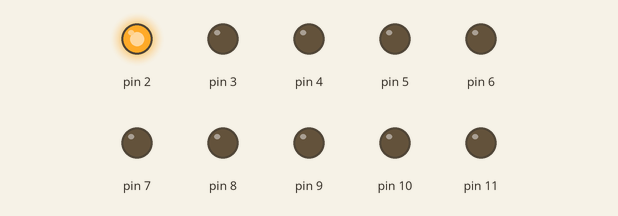
This sketch was run on a simulated Arduino Uno, built with avr-gcc and run on an emulated ATmega328P. Parts: output pins drawn as LEDs (lit = HIGH).

Above: at 0.05 s.
At 0.75 s:
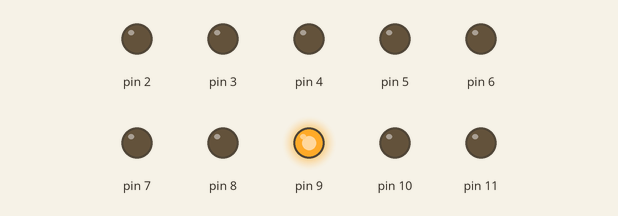
At 1.55 s:
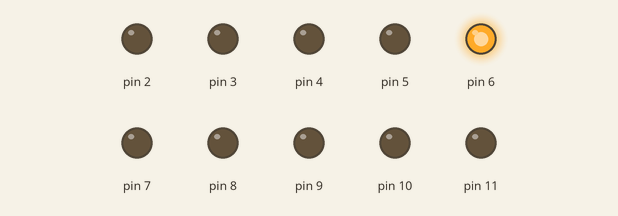
At 2.25 s:
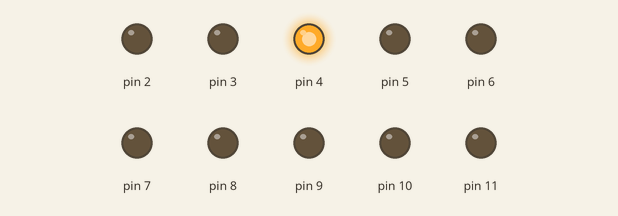
At 3.0 s:
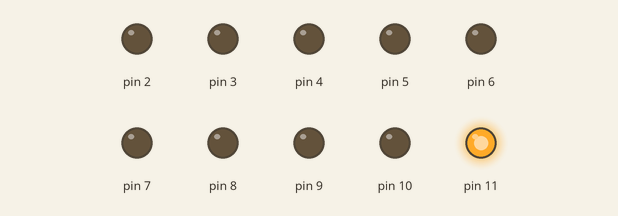
At 4.55 s:
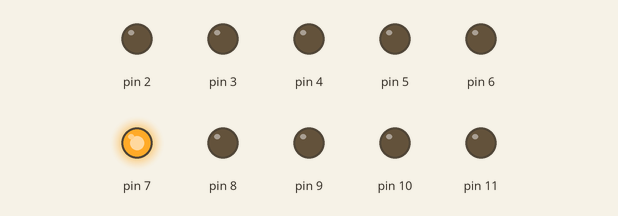
Timing chart, 0 to 4.8 s (numbered marks = the images above):
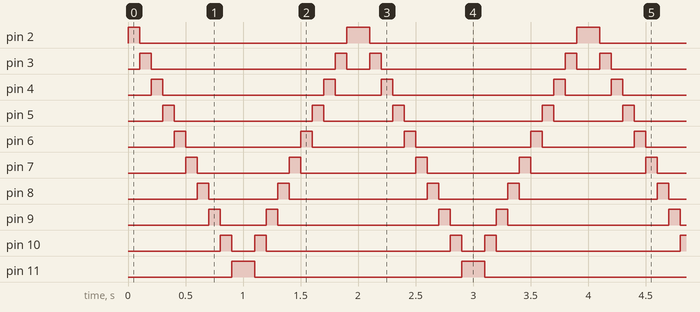

The sketch:

auto_fantastico.ino
```cpp
/*
  Codigo modificado por 3D ROOM el dia 19 de Mayo del año 2023
  -------------------------------------------------------------------------------------------------------------------------
  En este programa en arduino enviaremos señales con valores logicos altos y bajos para encerder varios leds
  por medio de los pines del 2 al 11, utilizando el bucle for
  para poder compilar el codigo es necesario que tengamos nuestro arduino conectado a la computadora
  -------------------------------------------------------------------------------------------------------------------------
  Puedes seguirme en mi cuenta de tiktok https://www.tiktok.com/@3droomflt donde podras encontrar más contenido relacionado
  con arduino y proyectos de robotica.
*/
int tiempo = 100;                      //Le decimos que la variable tiempo tenga un valor de 100ms que vendria siendo la velocidad
int pin;                                //Declaramos una variable tipo entero con el nombre pin para los pines 2 al 11

void setup()
{
  for( pin = 2; pin <= 11; pin++)       //Colocamos el bucle for del pin 2 al pin 11 y lo incremente de uno en uno
  {

    pinMode(pin, OUTPUT);                //Le decimos al arduino que la variable pin nos la muestre como salida

  }
}

void loop()
{
 for( pin = 2; pin <= 11; pin++)        //Colocamos el bucle for del pin 2 al 11 y que vaya en aumento de uno en uno
  {

    pinMode(pin,OUTPUT);
    digitalWrite(pin,HIGH);
    delay(tiempo);                      //Colocamos la variable tiempo ya que esta toma el valor que le demos al inicio donde aparece 100ms
    digitalWrite(pin,LOW);
  }

  for( pin = 11; pin >= 2; pin--)         //Colocamos el bucle for del pin 2 al 11 y que vaya disminuyendo de uno en uno
  {

    pinMode(pin,OUTPUT);
    digitalWrite(pin,HIGH);
    delay(tiempo);
    digitalWrite(pin,LOW);
  }

}
```

Measured:
- by itself, pin 2: repeats every 2.0 s: LOW 1.8 s, HIGH 0.20 s
- by itself, pin 3: repeats every 2.0 s: LOW 1.6 s, HIGH 0.10 s, LOW 0.20 s, HIGH 0.10 s
- by itself, pin 4: repeats every 2.0 s: LOW 1.4 s, HIGH 0.10 s, LOW 0.40 s, HIGH 0.10 s
- by itself, pin 5: repeats every 2.0 s: LOW 1.2 s, HIGH 0.10 s, LOW 0.60 s, HIGH 0.10 s
- by itself, pin 6: repeats every 2.0 s: LOW 1.0 s, HIGH 0.10 s, LOW 0.80 s, HIGH 0.10 s
- by itself, pin 7: repeats every 2.0 s: LOW 0.80 s, HIGH 0.10 s, LOW 1.0 s, HIGH 0.10 s
- by itself, pin 8: repeats every 2.0 s: LOW 0.60 s, HIGH 0.10 s, LOW 1.2 s, HIGH 0.10 s
- by itself, pin 9: repeats every 2.0 s: LOW 0.40 s, HIGH 0.10 s, LOW 1.4 s, HIGH 0.10 s
